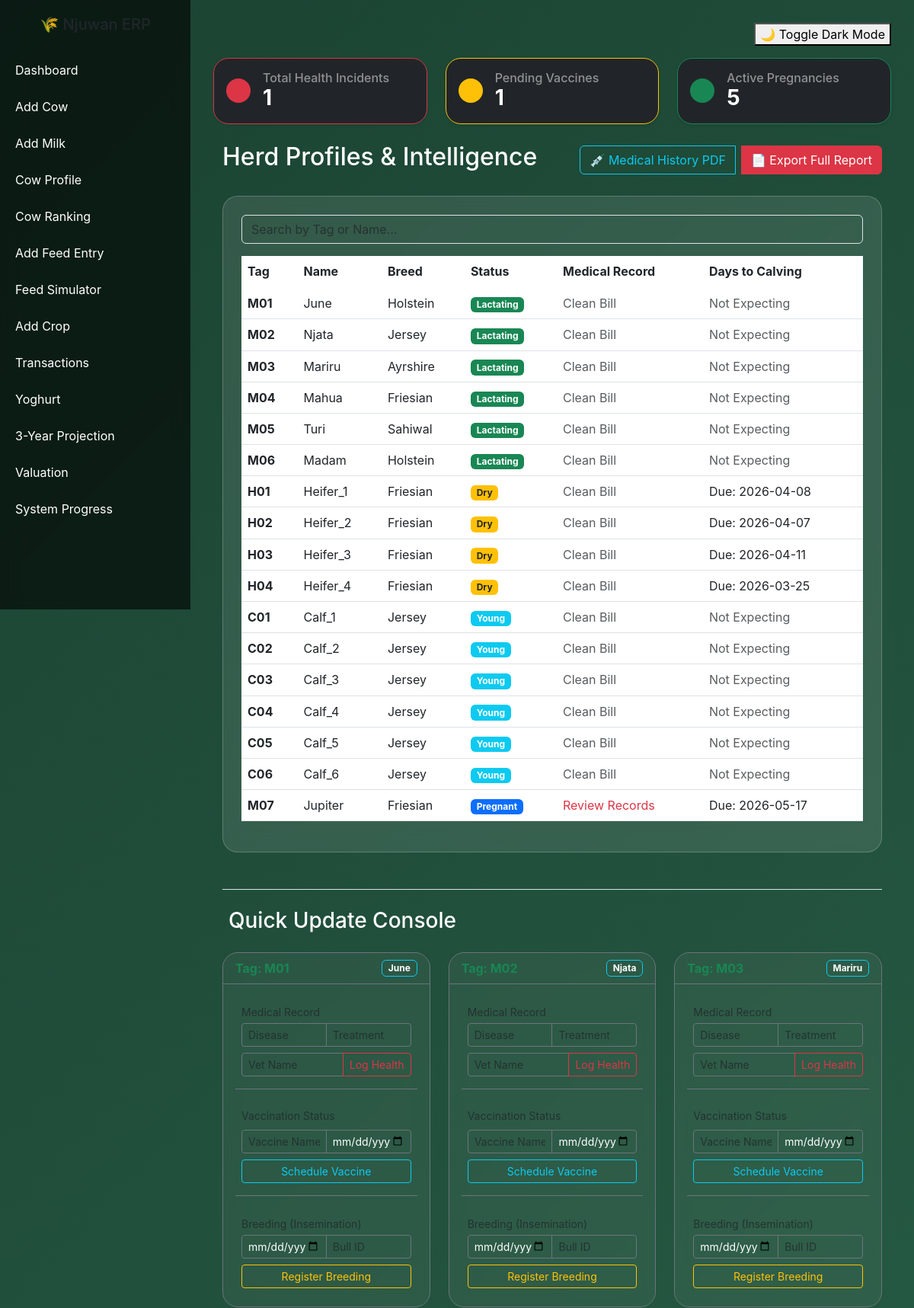
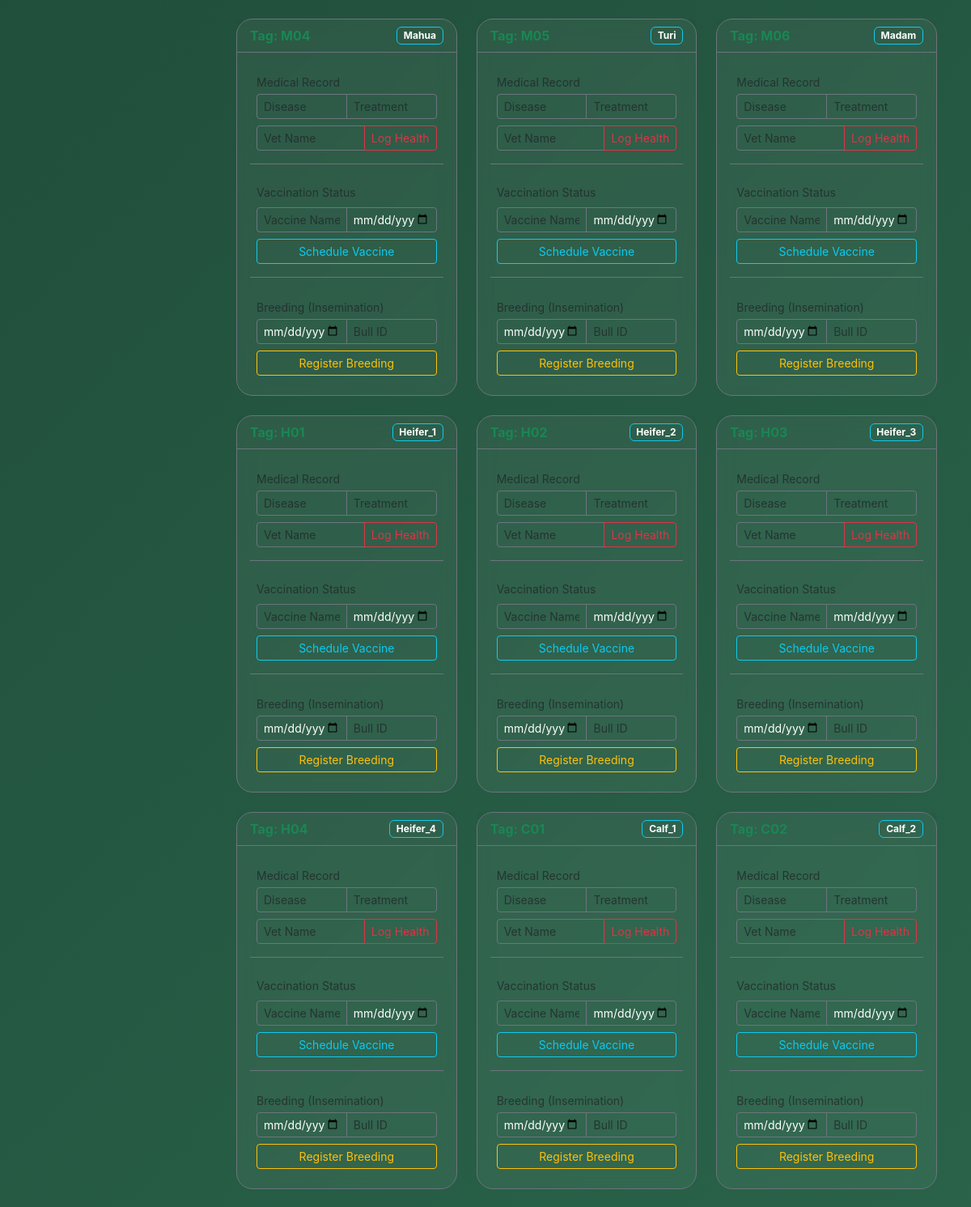
The page /cow_profile (upper part) on the database its author committed (2 pictures, top to bottom).
### models.py (models this page shows, shortened)
class Cow(db.Model):
    __tablename__ = "cows"
    id = db.Column(db.Integer, primary_key=True)
    tag_number = db.Column(db.String(50), unique=True)
    name = db.Column(db.String(100))  # New Name Column
    breed = db.Column(db.String(50))
    birth_date = db.Column(db.Date)
    age = db.Column(db.Integer)
    farm_id = db.Column(db.Integer, db.ForeignKey("farms.id"))
    weight_kg = db.Column(db.Float) # Useful for health monitoring
    _status = db.Column("status", db.String(50), default="Lactating")
    @property
    def status(self):
        if self.name and "Calf" in self.name:
            return "Young"
        latest = Breeding.query.filter_by(cow_id=self.id).order_by(Breeding.id.desc()).first()
        if latest and latest.expected_calving:
            from datetime import datetime
            today = datetime.now().date()
            days_to_calving = (latest.expected_calving - today).days
            if 0 < days_to_calving <= 60:
                return "Dry"
            elif days_to_calving > 60:
                return "Pregnant"
        return self._status or "Lactating"
    @status.setter
    def status(self, value):
        self._status = value
    feed_records = db.relationship("Feed", backref="cow", lazy=True)
    milk_records = db.relationship("MilkProduction", backref="cow", lazy='dynamic')
    health_records = db.relationship('HealthRecord', backref='cow', lazy=True)
    vaccinations = db.relationship('Vaccination', backref='cow', lazy=True)
    breeding_records = db.relationship('Breeding', backref='cow', lazy=True)

class Breeding(db.Model):
    id = db.Column(db.Integer, primary_key=True)
    cow_id = db.Column(db.Integer, db.ForeignKey('cows.id'))
    insemination_date = db.Column(db.Date)
    bull = db.Column(db.String(50))
    pregnancy_status = db.Column(db.String(20), default="Unknown")
    expected_calving = db.Column(db.Date) # Calculated via your app.py logic

### app.py (the view)
@app.route('/cow_profile', strict_slashes=False)
def cow_profile_list():
    cows = Cow.query.all()
    total_incidents = HealthRecord.query.count()
    pending_vaccines = Vaccination.query.filter_by(status="Pending").count()
    upcoming_calvings = Breeding.query.filter(
        Breeding.expected_calving >= date.today()
    ).count()
    return render_template(
        'cow_profile.html',
        cows=cows,
        total_incidents=total_incidents,
        pending_vaccines=pending_vaccines,
        upcoming_calvings=upcoming_calvings,
        date=date
    )

### templates/cow_profile.html (shortened to what this page needs)
{% extends "base.html" %}
{% block content %}
<div class="row mb-4">
    <div class="col-md-4">
        <div class="card bg-dark border-danger p-3 shadow-sm">
            <div class="d-flex align-items-center">
                <div class="rounded-circle bg-danger p-3 me-3">
                </div>
                <div>
                    <h6 class="mb-0 text-white-50">Total Health Incidents</h6>
                    <h3 class="mb-0 text-white fw-bold">{{ total_incidents }}</h3>
                </div>
            </div>
        </div>
    </div>
    <div class="col-md-4">
        <div class="card bg-dark border-warning p-3 shadow-sm">
            <div class="d-flex align-items-center">
                <div class="rounded-circle bg-warning p-3 me-3">
                </div>
                <div>
                    <h6 class="mb-0 text-white-50">Pending Vaccines</h6>
                    <h3 class="mb-0 text-white fw-bold">{{ pending_vaccines }}</h3>
                </div>
            </div>
        </div>
    </div>
    <div class="col-md-4">
        <div class="card bg-dark border-success p-3 shadow-sm">
            <div class="d-flex align-items-center">
                <div class="rounded-circle bg-success p-3 me-3">
                </div>
                <div>
                    <h6 class="mb-0 text-white-50 text-truncate">Active Pregnancies</h6>
                    <h3 class="mb-0 text-white fw-bold">{{ upcoming_calvings }}</h3>
                </div>
            </div>
        </div>
    </div>
</div>
<div class="container fade-in">
    <div class="d-flex justify-content-between align-items-center mb-4">
        <h2 class="text-white">Herd Profiles & Intelligence</h2>
        <div class="btn-group">
            <button onclick="generateMedicalPDF()" class="btn btn-outline-info me-2">💉 Medical History PDF</button>
            <button onclick="generatePDF()" class="btn btn-danger">📄 Export Full Report</button>
        </div>
    </div>
    <div class="card p-4 mb-5">
        <div class="mb-3">
            <input type="text" id="cowSearch" class="form-control bg-transparent text-white"
                   placeholder="Search by Tag or Name..." onkeyup="filterTable()">
        </div>
        <div class="table-responsive">
            <table class="table table-hover text-white" id="cowTable">
                <thead>
                    <tr style="border-bottom: 2px solid rgba(255,255,255,0.1);">
                        <th>Tag</th>
                        <th>Name</th>
                        <th>Breed</th>
                        <th>Status</th>
                        <th>Medical Record</th>
                        <th>Days to Calving</th>
                    </tr>
                </thead>
                <tbody>
                    {% for cow in cows %}
                    <tr>
                        <td><strong>{{ cow.tag_number }}</strong></td>
                        <td>{{ cow.name }}</td>
                        <td>{{ cow.breed }}</td>
                        <td>
                            <span class="badge
                            {% if cow.status == 'Dry' %}bg-warning text-dark
                            {% elif cow.status == 'Pregnant' %}bg-primary
                            {% elif cow.status == 'Lactating' %}bg-success
                            {% elif cow.status == 'Young' %}bg-info
                            {% else %}bg-secondary{% endif %}">
                            {{ cow.status }}
                        </span>
                    </td>
                    <td>
                        {% if cow.health_records %}
                            <span class="text-danger"> Review Records</span>
                        {% else %}
                            <span class="text-muted">Clean Bill</span>
                        {% endif %}
                    </td>
                    <td>
                        {% set latest_breeding = cow.breeding_records|last %}
                        {% if latest_breeding and latest_breeding.expected_calving %}
                            Due: {{ latest_breeding.expected_calving.strftime('%Y-%m-%d') }}
                        {% else %}
                            <span class="text-muted">Not Expecting</span>
                        {% endif %}
                    </td>
                </tr>
                {% endfor %}
            </tbody>
            </table>
        </div>
    </div>
    <div class="mt-5 border-top pt-4">
        <h3 class="text-white mb-4">Quick Update Console</h3>
        <div class="row">
            {% for cow in cows %}
            <div class="col-xl-4 col-md-6 mb-4">
                <div class="card bg-dark text-white border-secondary h-100" style="background: rgba(255, 255, 255, 0.05) !important; backdrop-filter: blur(10px);">
                    <div class="card-header border-secondary d-flex justify-content-between align-items-center">
                        <span class="fw-bold text-success">Tag: {{ cow.tag_number }}</span>
                        <span class="badge bg-outline-info border border-info">{{ cow.name }}</span>
                    </div>
                    <div class="card-body">
                        <form action="{{ url_for('add_health', cow_id=cow.id) }}" method="POST" class="mb-3 p-2 border-bottom border-secondary pb-3">
                            <label class="small text-muted mb-1">Medical Record</label>
                            <div class="input-group input-group-sm mb-2">
                                <input type="text" name="disease" class="form-control bg-transparent text-white border-secondary" placeholder="Disease" required>
                                <input type="text" name="treatment" class="form-control bg-transparent text-white border-secondary" placeholder="Treatment">
                            </div>
                            <div class="input-group input-group-sm">
                                <input type="text" name="vet_name" class="form-control bg-transparent text-white border-secondary" placeholder="Vet Name">
                                <button class="btn btn-outline-danger" type="submit">Log Health</button>
                            </div>
                        </form>
                        <div class="mb-3 p-2 border-bottom border-secondary pb-3">
                            <label class="small text-muted mb-2 d-block">Vaccination Status</label>
                            <form action="{{ url_for('add_vaccination', cow_id=cow.id) }}" method="POST">
                                <div class="input-group input-group-sm mb-2">
                                    <input type="text" name="vaccine" class="form-control bg-transparent text-white border-secondary" placeholder="Vaccine Name" required>
                                    <input type="date" name="due_date" class="form-control bg-transparent text-white border-secondary" required>
                                </div>
                                <button class="btn btn-sm btn-outline-info w-100" type="submit">Schedule Vaccine</button>
                            </form>
                        </div>
                        <form action="{{ url_for('add_breeding', cow_id=cow.id) }}" method="POST" class="p-2">
                            <label class="small text-muted mb-1">Breeding (Insemination)</label>
                            <div class="input-group input-group-sm mb-2">
                                <input type="date" name="insemination_date" class="form-control bg-transparent text-white border-secondary" required>
                                <input type="text" name="bull" class="form-control bg-transparent text-white border-secondary" placeholder="Bull ID">
                            </div>
                            <button class="btn btn-sm btn-outline-warning w-100" type="submit">Register Breeding</button>
                        </form>
                    </div>
                </div>
            </div>
            {% endfor %}
        </div>
    </div>
</div>
{% endblock %}

### templates/base.html (style rules this page uses)
body { margin: 0; font-family: 'Inter', sans-serif; background: linear-gradient(135deg, #1b4332, #2d6a4f); overflow-x: hidden; }
.card { background: rgba(255,255,255,0.1); border-radius: 20px; backdrop-filter: blur(15px); color: white; border: 1px solid rgba(255,255,255,0.2); transition: 0.3s ease; }
.fade-in { animation: fadeIn 0.6s ease; }

### rows shown on the page
Cow: tag_number "M01", name "June", breed "Holstein", status "Lactating", shows "Clean Bill", shows "Not Expecting"
Cow: tag_number "M02", name "Njata", breed "Jersey", status "Lactating", shows "Clean Bill", shows "Not Expecting"
Cow: tag_number "M03", name "Mariru", breed "Ayrshire", status "Lactating", shows "Clean Bill", shows "Not Expecting"
Cow: tag_number "M04", name "Mahua", breed "Friesian", status "Lactating", shows "Clean Bill", shows "Not Expecting"
Cow: tag_number "M05", name "Turi", breed "Sahiwal", status "Lactating", shows "Clean Bill", shows "Not Expecting"
Cow: tag_number "M06", name "Madam", breed "Holstein", status "Lactating", shows "Clean Bill", shows "Not Expecting"
Cow: tag_number "H01", name "Heifer_1", breed "Friesian", status "Dry", shows "Clean Bill"
Breeding: expected_calving "2026-04-08"
Cow: tag_number "H02", name "Heifer_2", breed "Friesian", status "Dry", shows "Clean Bill"
Breeding: expected_calving "2026-04-07"
Cow: tag_number "H03", name "Heifer_3", breed "Friesian", status "Dry", shows "Clean Bill"
Breeding: expected_calving "2026-04-11"
Cow: tag_number "H04", name "Heifer_4", breed "Friesian", status "Dry", shows "Clean Bill"
Breeding: expected_calving "2026-03-25"
Cow: tag_number "C01", name "Calf_1", breed "Jersey", status "Young", shows "Clean Bill", shows "Not Expecting"
Cow: tag_number "C02", name "Calf_2", breed "Jersey", status "Young", shows "Clean Bill", shows "Not Expecting"
Cow: tag_number "C03", name "Calf_3", breed "Jersey", status "Young", shows "Clean Bill", shows "Not Expecting"
Cow: tag_number "C04", name "Calf_4", breed "Jersey", status "Young", shows "Clean Bill", shows "Not Expecting"
Cow: tag_number "C05", name "Calf_5", breed "Jersey", status "Young", shows "Clean Bill", shows "Not Expecting"
Cow: tag_number "C06", name "Calf_6", breed "Jersey", status "Young", shows "Clean Bill", shows "Not Expecting"
Cow: tag_number "M07", name "Jupiter", breed "Friesian", status "Pregnant", shows "Review Records"
Breeding: expected_calving "2026-05-17"

### other values the page prints
{{ total_incidents }} "1"
{{ pending_vaccines }} "1"
{{ upcoming_calvings }} "5"
